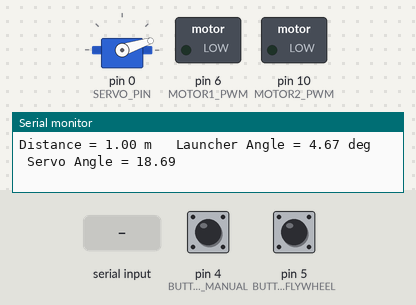
A program run on a simulated Arduino Uno, built with avr-gcc and run on an emulated ATmega328P. Parts: servo, switched loads named in the program (green lamp = pin HIGH), the last lines printed to the serial monitor. Inputs (shaded band) come from the test bench; at power-on: pin 5 (BUTTON_FLYWHEEL) HIGH, pin 4 (BUTTON_ENABLE_MANUAL) HIGH.

Above: at 2.2 s.
2.3 s: pin 5 (BUTTON_FLYWHEEL) pulled LOW for 0.15 s
At 3.5 s:
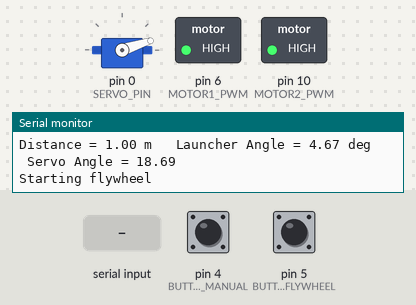
3.9 s: "200\n" received over Serial
At 5.1 s:
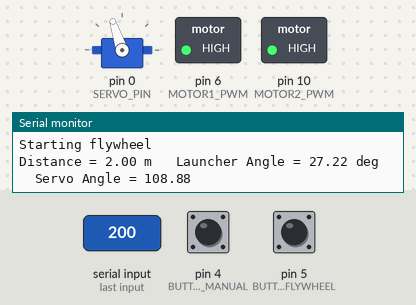
5.4 s: pin 5 (BUTTON_FLYWHEEL) pulled LOW for 1 s
At 5.9 s:
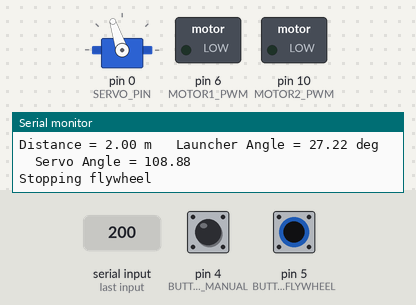
7.9 s: pin 5 (BUTTON_FLYWHEEL) pulled LOW for 3.2 s
At 9.0 s:
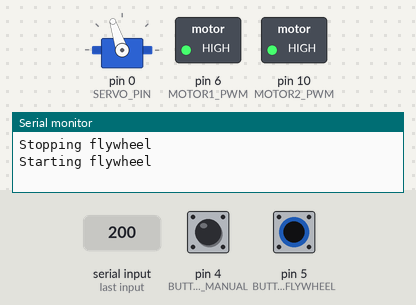
12.6 s: "90,45\n" received over Serial
At 14.1 s:
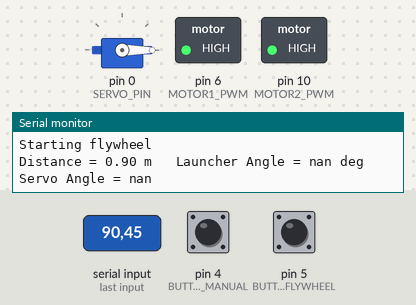
Timing chart, 0 to 15.1 s (numbered marks = the images above; inputs shaded):
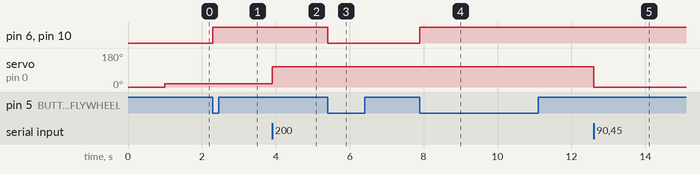

The program:

main.cpp
```cpp
#include <Arduino.h>
#include <Servo.h>

const int SERVO_PIN = 0;
const int BUTTON_UP = 2;
const int BUTTON_DOWM = 3;
const int BUTTON_ENABLE_MANUAL = 4;

const int BUTTON_FLYWHEEL = 5;

const int MOTOR1_PWM = 6;
const int MOTOR2_PWM = 10;

const float g = 9.81;
const float launchVelocity = 6.44;
const float launchHeight = 0.0734;

const float gearRatio = 4.0;

float targetDistance = 1.0;

Servo launcherServo;

bool flywheelOn = false;
bool lastButtonState = HIGH;

float launcherAngle = 0;
float servoAngle = 0;

int flywheelPWM = 255;

String serialBuffer = " ";

float calculateLaunchAngle(float range) {
    float numerator = (range * range * g) - (launchHeight - launchVelocity*launcherAngle);
    float denominator = (launchVelocity * launchVelocity) * sqrt((range * range) + (launchHeight * launchHeight));
    float term1 = asin(numerator / denominator);
    float term2  = atan(launchHeight / range);
    float theta = 0.5 * (term1 - term2);
    return degrees(theta);
}

void moveToDistance(float distance) {
    launcherAngle = calculateLaunchAngle(distance);

    servoAngle = launcherAngle * gearRatio;

    servoAngle = constrain(servoAngle, 0, 180);

    launcherServo.write(servoAngle);

    Serial.print("Distance = ");
    Serial.print(distance);

    Serial.print(" m   Launcher Angle = ");
    Serial.print(launcherAngle);

    Serial.print(" deg   Servo Angle = ");
    Serial.println(servoAngle);

}

void startFlyWheel() {
    analogWrite(MOTOR1_PWM, flywheelPWM);

    analogWrite(MOTOR2_PWM, flywheelPWM);

    flywheelOn = true;

    Serial.println("Starting flywheel");
}

void stopFlyWheel() {
    analogWrite(MOTOR1_PWM, 0);

    analogWrite(MOTOR2_PWM, 0);

    flywheelOn = false;

    Serial.println("Stopping flywheel");
}

void readDistanceFromSerial() {
    while (Serial.available() > 0) {
        char c = Serial.read();

        if (c == '\n') {
            float distanceCm = serialBuffer.toFloat();
            serialBuffer = "";

            if (distanceCm > 0) {
                float newTargetDistance = distanceCm / 100.0; // cm -> m

                if (abs(newTargetDistance - targetDistance) >= 0.01) {
                    targetDistance = newTargetDistance;
                    moveToDistance(targetDistance);
                }
            }
        } else if (c != '\r') {
            serialBuffer += c;
        }
    }
}

void setup() {
    Serial.begin(9600);

    pinMode(BUTTON_UP, INPUT_PULLUP);
    pinMode(BUTTON_DOWM, INPUT_PULLUP);
    pinMode(BUTTON_ENABLE_MANUAL, INPUT_PULLUP);

    pinMode(BUTTON_FLYWHEEL, INPUT_PULLUP);

    pinMode(MOTOR1_PWM, OUTPUT);
    pinMode(MOTOR2_PWM, OUTPUT);

    launcherServo.attach(SERVO_PIN);

    launcherAngle = 0;
    servoAngle = 0;

    launcherServo.write(0);
    delay(1000);

    moveToDistance(targetDistance);
}

void loop() {
    readDistanceFromSerial();

    bool currentButton = digitalRead(BUTTON_FLYWHEEL);

    if (lastButtonState == HIGH && currentButton == LOW) {
        if (flywheelOn) {
            stopFlyWheel();
        }
        else {
            startFlyWheel();
        }
        delay(250);
    }

    lastButtonState = currentButton;

    if (digitalRead(BUTTON_ENABLE_MANUAL) == LOW) {
        if (digitalRead(BUTTON_UP) == LOW) {
            servoAngle++;

            servoAngle = constrain(servoAngle, 0, 180);

            launcherServo.write(servoAngle);

            delay(15);
        }

        if (digitalRead(BUTTON_DOWM) == LOW) {
            servoAngle--;

            servoAngle = constrain(servoAngle, 0, 180);

            launcherServo.write(servoAngle);

            delay(15);
        }
    }
}
```

Measured:
- after the input at 2.3 s, pin 6 (MOTOR1_PWM), pin 10 (MOTOR2_PWM): LOW → HIGH at once
- after the input at 3.9 s, servo on pin 0 (SERVO_PIN): 18° → 108° at once
- after the input at 5.4 s, pin 6 (MOTOR1_PWM), pin 10 (MOTOR2_PWM): HIGH → LOW at once
- after the input at 7.9 s, pin 6 (MOTOR1_PWM), pin 10 (MOTOR2_PWM): LOW → HIGH at once
- after the input at 12.6 s, servo on pin 0 (SERVO_PIN): 108° → 0° at once
